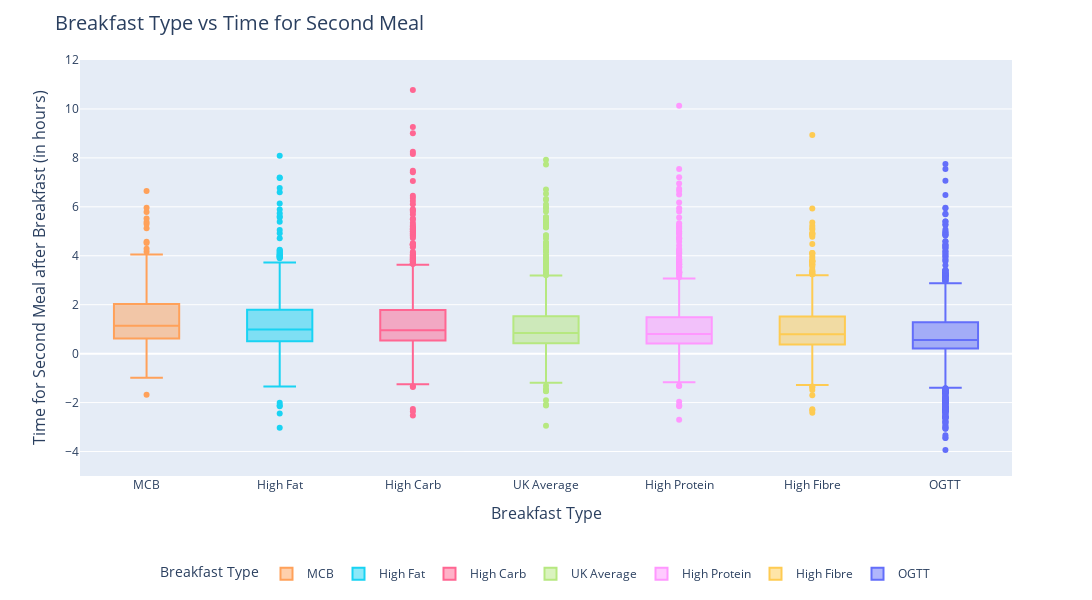

Notebook code cell kept with this figure:
### Code cell
import plotly.express as px

# Define the order of the breakfast types based on their median values
breakfast_order = df_train.groupby('meal_type_breakfast')['meal_offset_to_breakfast_hr'].median().sort_values(ascending=False).index

fig = px.box(
    df_train,
    x='meal_type_breakfast',
    y='meal_offset_to_breakfast_hr',
    color='meal_type_breakfast',
    color_discrete_map={
        'rice': '#1f77b4',
        'oats': '#ff7f0e',
        'bread': '#2ca02c',
        'noodles': '#d62728'
    },
    category_orders={'meal_type_breakfast': breakfast_order}
)

fig.update_layout(
    title=dict(
        text="Breakfast Type vs Time for Second Meal",
        font=dict(size=20)  
    ),
    xaxis=dict(
        title=dict(text="Breakfast Type", font=dict(size=16)), 
        tickfont=dict(size=12)  
    ),
    yaxis=dict(
        title=dict(text="Time for Second Meal after Breakfast (in hours)", font=dict(size=16)),  
        tickfont=dict(size=12),  
        range=[-5, 12]  
    ),
    legend=dict(
        title=dict(text="Breakfast Type", font=dict(size=14)),  
        font=dict(size=12),  
        orientation="h",  
        x=0.5,
        xanchor="center",
        y=-0.2
    ),
    height=600,  
    width=1200  
)

# Show the plot
fig.show()

### Figure 1 — Plotly figure (JSON) as saved in the notebook; plotly's stock layout.template omitted (floating-point values rounded to 4 significant figures; data arrays with more than 128 entries replaced by an {"elided": "..."} marker saying what was removed)
{"data": [{"alignmentgroup": "True", "hovertemplate": "meal_type_breakfast=%{x}<br>meal_offset_to_breakfast_hr=%{y}<extra></extra>", "legendgroup": "MCB", "marker": {"color": "#FFA15A"}, "name": "MCB", "notched": false, "offsetgroup": "MCB", "orientation": "v", "showlegend": true, "type": "box", "x": {"elided": "381 str values"}, "x0": " ", "xaxis": "x", "y": {"elided": "381 float values"}, "y0": " ", "yaxis": "y"}, {"alignmentgroup": "True", "hovertemplate": "meal_type_breakfast=%{x}<br>meal_offset_to_breakfast_hr=%{y}<extra></extra>", "legendgroup": "High Fat", "marker": {"color": "#19d3f3"}, "name": "High Fat", "notched": false, "offsetgroup": "High Fat", "orientation": "v", "showlegend": true, "type": "box", "x": {"elided": "804 str values"}, "x0": " ", "xaxis": "x", "y": {"elided": "804 float values"}, "y0": " ", "yaxis": "y"}, {"alignmentgroup": "True", "hovertemplate": "meal_type_breakfast=%{x}<br>meal_offset_to_breakfast_hr=%{y}<extra></extra>", "legendgroup": "High Carb", "marker": {"color": "#FF6692"}, "name": "High Carb", "notched": false, "offsetgroup": "High Carb", "orientation": "v", "showlegend": true, "type": "box", "x": {"elided": "1384 str values"}, "x0": " ", "xaxis": "x", "y": {"elided": "1384 float values"}, "y0": " ", "yaxis": "y"}, {"alignmentgroup": "True", "hovertemplate": "meal_type_breakfast=%{x}<br>meal_offset_to_breakfast_hr=%{y}<extra></extra>", "legendgroup": "UK Average", "marker": {"color": "#B6E880"}, "name": "UK Average", "notched": false, "offsetgroup": "UK Average", "orientation": "v", "showlegend": true, "type": "box", "x": {"elided": "1390 str values"}, "x0": " ", "xaxis": "x", "y": {"elided": "1390 float values"}, "y0": " ", "yaxis": "y"}, {"alignmentgroup": "True", "hovertemplate": "meal_type_breakfast=%{x}<br>meal_offset_to_breakfast_hr=%{y}<extra></extra>", "legendgroup": "High Protein", "marker": {"color": "#FF97FF"}, "name": "High Protein", "notched": false, "offsetgroup": "High Protein", "orientation": "v", "showlegend": true, "type": "box", "x": {"elided": "845 str values"}, "x0": " ", "xaxis": "x", "y": {"elided": "845 float values"}, "y0": " ", "yaxis": "y"}, {"alignmentgroup": "True", "hovertemplate": "meal_type_breakfast=%{x}<br>meal_offset_to_breakfast_hr=%{y}<extra></extra>", "legendgroup": "High Fibre", "marker": {"color": "#FECB52"}, "name": "High Fibre", "notched": false, "offsetgroup": "High Fibre", "orientation": "v", "showlegend": true, "type": "box", "x": {"elided": "640 str values"}, "x0": " ", "xaxis": "x", "y": {"elided": "640 float values"}, "y0": " ", "yaxis": "y"}, {"alignmentgroup": "True", "hovertemplate": "meal_type_breakfast=%{x}<br>meal_offset_to_breakfast_hr=%{y}<extra></extra>", "legendgroup": "OGTT", "marker": {"color": "#636efa"}, "name": "OGTT", "notched": false, "offsetgroup": "OGTT", "orientation": "v", "showlegend": true, "type": "box", "x": {"elided": "1300 str values"}, "x0": " ", "xaxis": "x", "y": {"elided": "1300 float values"}, "y0": " ", "yaxis": "y"}], "layout": {"boxmode": "overlay", "height": 600, "legend": {"font": {"size": 12}, "orientation": "h", "title": {"font": {"size": 14}, "text": "Breakfast Type"}, "tracegroupgap": 0, "x": 0.5, "xanchor": "center", "y": -0.2}, "margin": {"t": 60}, "title": {"font": {"size": 20}, "text": "Breakfast Type vs Time for Second Meal"}, "width": 1200, "xaxis": {"anchor": "y", "categoryarray": ["MCB", "High Fat", "High Carb", "UK Average", "High Protein", "High Fibre", "OGTT"], "categoryorder": "array", "domain": [0, 1], "tickfont": {"size": 12}, "title": {"font": {"size": 16}, "text": "Breakfast Type"}}, "yaxis": {"anchor": "x", "domain": [0, 1], "range": [-5, 12], "tickfont": {"size": 12}, "title": {"font": {"size": 16}, "text": "Time for Second Meal after Breakfast (in hours)"}}}}
